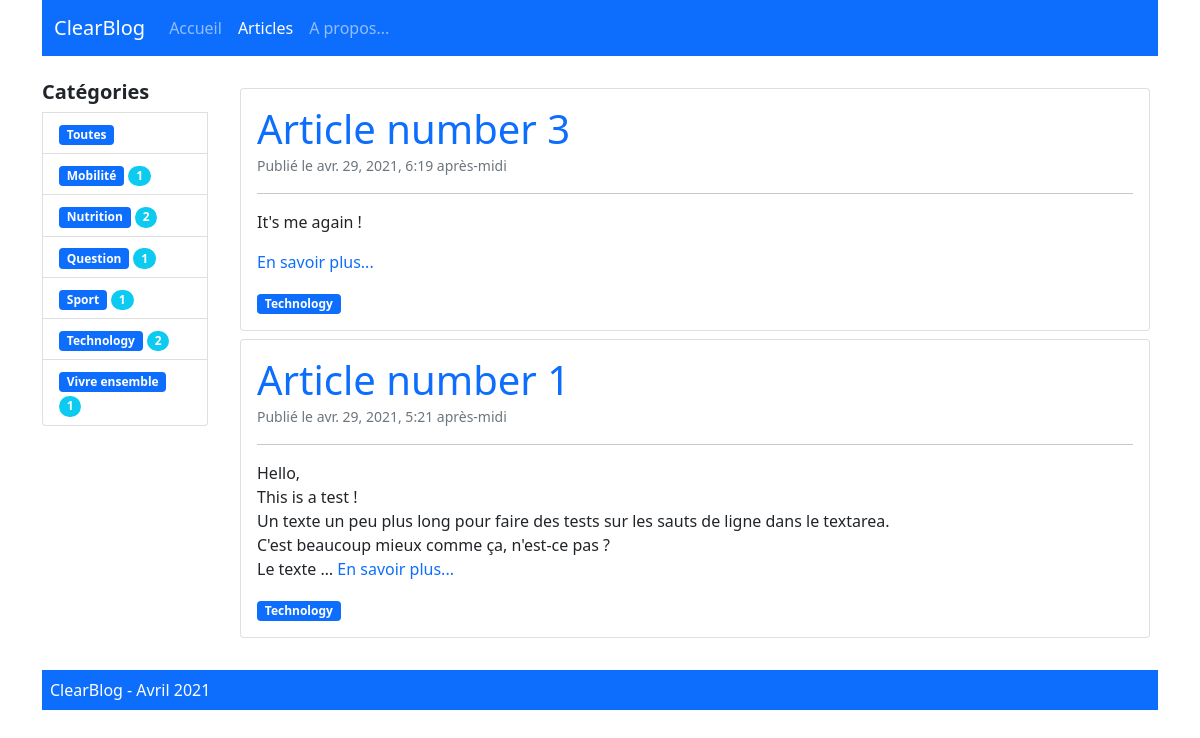
Screenshot of /articles/Technology with the database file from the repository.
### blog/models.py (models this page shows, shortened)
class Post(models.Model):
    title = models.CharField(max_length=100)
    category = models.ForeignKey('PostCategory', null=True, blank=True,on_delete=models.DO_NOTHING)
    published = models.BooleanField(default=False)
    text = models.TextField(blank=True)
    created_at = models.DateTimeField(auto_now_add=True)

class PostCategory(models.Model):
    name = models.CharField(max_length=50)

### blog/views.py (the view)
# urls.py: path('articles/', views.articles_categorie, name="articles"),
def articles_categorie(request, category_name=''):
     category_name, articles = model_helpers.get_category_and_posts(category_name)
     category_nb_articles = model_helpers.get_nb_posts_category()
     nav_items = navigation.navigation_items(navigation.NAV_POSTS)
     context = {
          "articles": articles,
          "category": category_name,
          "categories" : category_nb_articles,
          "nav_items" : nav_items
     }
     return render(request, 'blog/index.html', context)

### blog/model_helpers.py (called while the page is built)
def get_category_and_posts(category_name):
    articles = Post.objects.filter(published=True)
    if category_name == '':
        category = ''
    else:
        try:
            category = PostCategory.objects.get(name__iexact=category_name)
            articles = articles.filter(category = category)
        except PostCategory.DoesNotExist:
            category = PostCategory(name=category_name)
            articles = Post.objects.none()
    articles = articles.order_by("-created_at")
    return category, articles

def get_nb_posts_category():
    categories = PostCategory.objects.all().order_by('name')
    list_category_nb_articles = []
    for c in categories:
        nb_articles = Post.objects.filter(category__name=c.name).count()
        list_category_nb_articles.append((c.name, nb_articles))
    return list_category_nb_articles

### blog/navigation.py (called while the page is built)
def navigation_items(selected_item):
    nav_items = []
    for name, url in NAV_ITEMS:
        nav_items.append({
            'name': name,
            'url': url,
            'active': True if selected_item == name else False
        })
    return nav_items

### blog/templates/blog/index.html (shortened to what this page needs)
{% extends "base.html" %}
{% block content %}
    <div class="col-lg-10 col-sm-7 order-2">
        {% for a in articles %}
            <div class="card m-2">
                <div class="card-body">
                    <div class="card_title display-6"> <a href="{% url 'article' a.pk %}" class="text-decoration-none"> {{ a.title }} </a></div>
                    <small class="card_subtitle text-muted"> Publié le {{ a.created_at }} </small>
                    <hr>
                    <p class="card-text">
                        {{ a.text|linebreaks|truncatewords:30 }}
                        <a href="{% url 'article' a.pk %}" class="card-link text-decoration-none">En savoir plus...</a>
                    </p>
                    <a href="{% url 'articles_liste' a.category.name %}"
                       class="badge bg-primary card-link text-decoration-none">
                        {{ a.category.name }}
                    </a>
                </div>
            </div>
            {% empty %} <div class="text-info">Aucun article pour le moment ! Revenez plus tard ! </div>
        {% endfor %}
    </div>
    <div class="col-lg-2 col-sm-5 order-1">
        <ul class="list-group">
            <li class="fw-bold d-flex h5 mb-2">Catégories</li>
            <li class="list-group-item">
                <a href="{% url 'articles' %}" class="badge bg-primary text-decoration-none">Toutes</a>
            </li>
            {% for category_info in categories %}
               <li class="list-group-item">
                    <a href="{% url 'articles_liste' category_info.0 %}" class="badge bg-primary text-decoration-none"> {{ category_info.0 }} </a>
                    <span class="badge bg-info rounded-pill">{{ category_info.1 }}</span>
                </li>
            {% endfor %}
        </ul>
    </div>
{% endblock content %}

### rows the page displays
Post: title "Article number 3", created_at "avr. 29, 2021, 6:19 après-midi", text "It's me again !", category.name "Technology"
Post: title "Article number 1", created_at "avr. 29, 2021, 5:21 après-midi", text "Hello, This is a test ! Un texte un peu plus long pour faire des tests sur les sauts de ligne dans le textarea. C'est beaucoup mieux comme ça, n'est-ce pas ? Le texte …", category.name "Technology"
PostCategory: name "Mobilité"
PostCategory: name "Nutrition"
PostCategory: name "Question"
PostCategory: name "Sport"
PostCategory: name "Technology"
PostCategory: name "Vivre ensemble"

### other values shown
{{ ni.name }} "Accueil" "Articles" "A propos..."
{{ category_info.1 }} "1" "2" "1" "1" "2" "1"
